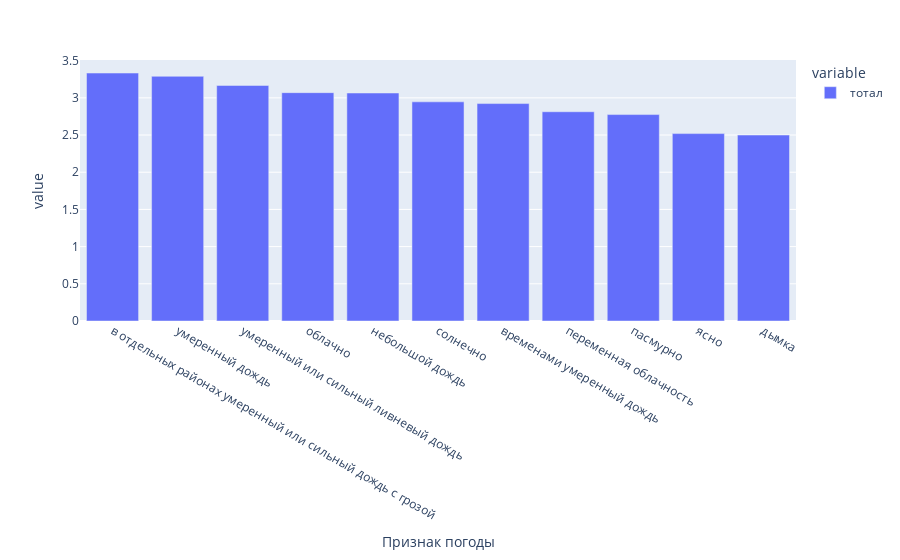

Write notebook code for a chart like this one.
### Code cell
res_tab = df.groupby('Признак погоды')['тотал'].mean().sort_values(ascending=False)
fig = px.bar(res_tab)
fig.show()

### Figure 1 — Plotly figure (JSON) as saved in the notebook; plotly's stock layout.template omitted (floating-point values rounded to 4 significant figures)
{"data": [{"alignmentgroup": "True", "hovertemplate": "variable=тотал<br>Признак погоды=%{x}<br>value=%{y}<extra></extra>", "legendgroup": "тотал", "marker": {"color": "#636efa", "pattern": {"shape": ""}}, "name": "тотал", "offsetgroup": "тотал", "orientation": "v", "showlegend": true, "textposition": "auto", "type": "bar", "x": ["в отдельных районах умеренный или сильный дождь с грозой", "умеренный дождь", "умеренный или сильный ливневый дождь", "облачно", "небольшой дождь", "солнечно", "временами умеренный дождь", "переменная облачность", "пасмурно", "ясно", "дымка"], "xaxis": "x", "y": [3.333, 3.289, 3.167, 3.07, 3.065, 2.946, 2.923, 2.813, 2.775, 2.519, 2.5], "yaxis": "y"}], "layout": {"barmode": "relative", "legend": {"title": {"text": "variable"}, "tracegroupgap": 0}, "margin": {"t": 60}, "xaxis": {"anchor": "y", "domain": [0, 1], "title": {"text": "Признак погоды"}}, "yaxis": {"anchor": "x", "domain": [0, 1], "title": {"text": "value"}}}}
